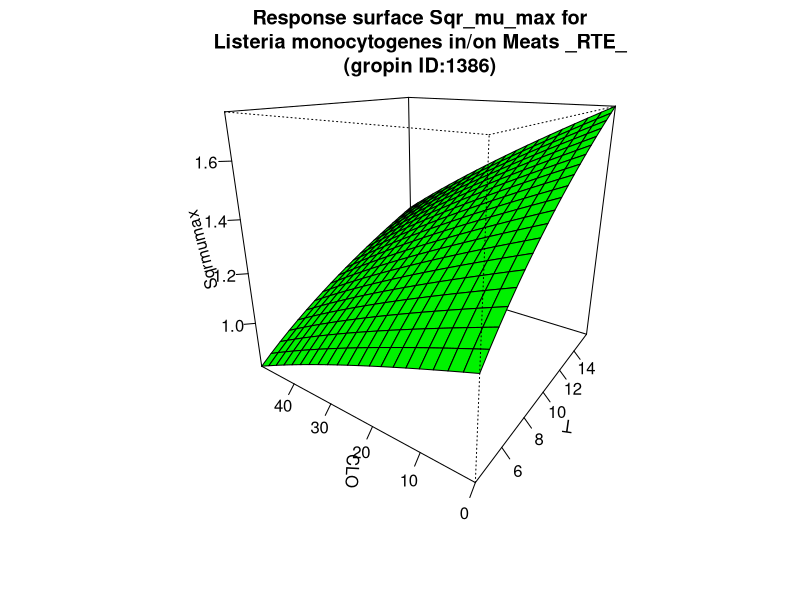

Generate this figure with R:
#############################
# start of Parameter script
#############################
T <- seq(4.004,15.984015984016,length.out=21)
CLO <- seq(0,49.95004995005,length.out=21)
#############################
# end of Parameter script
#############################
############################# 
# start of Model script Gropin ID 1386 
#############################
 
# constant coefficients for this model
 
variables <- data.frame(T,CLO)
argumentsPar <- unique.data.frame(expand.grid(variables))
 
# heart of the model
response_surface <- function(T,CLO) {
   mumax <-0.0614*((T-(-1))^0.3323)*((100-CLO)^0.5237)

	return(mumax=mumax)
} 

# output parameters
responseSurface <- cbind(argumentsPar,response_surface(argumentsPar['T'],argumentsPar['CLO']))
colnames(responseSurface) <- c(colnames(argumentsPar),'Sqrmumax')
#############################
# End of Model script
#############################
############################# 
# start of Visualisation script Gropin ID 1386 
#############################
titleText <-'Response surface Sqr_mu_max for
Listeria monocytogenes in/on Meats _RTE_
(gropin ID:1386)'
persp(T,CLO,matrix(unlist(responseSurface$'Sqrmumax'),nrow=21),col = 'green',xlab='T',ylab='CLO',zlab='Sqrmumax',main=titleText,theta=305,phi=20,shade=0.25,ticktype = 'detailed')
#############################
# End of Visualisation script
#############################
